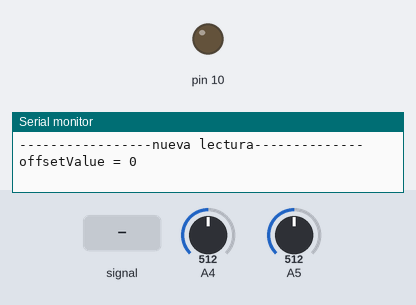
The sketch below on a simulated Arduino Uno, built with avr-gcc and run on an emulated ATmega328P. Shown: output pins drawn as LEDs (lit = HIGH), the last lines printed to the serial monitor. The inputs (shaded band) are chosen by the test bench; at power-on: A4 = 512, A5 = 512.

Above: at 1.2 s.
1.3 s: A4 set to 0
At 4.77 s:
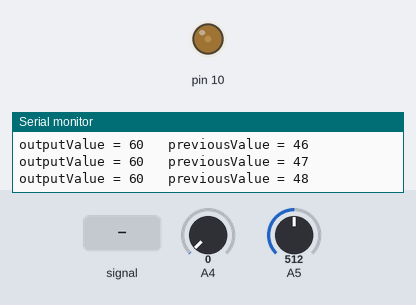
5.1 s: A4 set to 511
At 18.5 s:
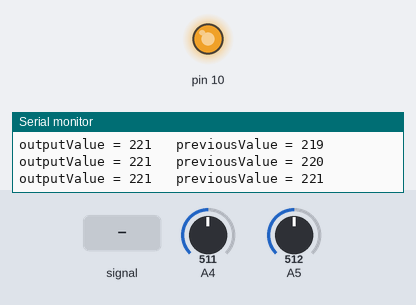
18.7 s: A4 fed a 2 Hz sine of ±306 counts around its level
Timing chart, 0 to 29.4 s (numbered marks = the images above; inputs shaded):
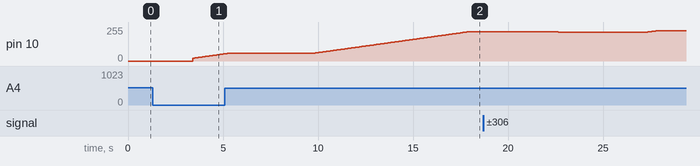

The sketch:

Dimming2306p.ino
```cpp
/*
programa diseñado para EFIS500 control automatico de dimming con otodiodo esd1-e
12/07/2018
by: JasaVM to: REDCorp.

+se agrega tomar X muestras y sacar promedio para evitar variaciones y sea
mas constante la indicacion...
+se agrega promedio de promedios
+se agrega potenciometro de ajuste para offset
+se toman limites infeior y superior
 */

#define MUESTRAS 100

// These constants won't change.  They're used to give names
// to the pins used:
int previousValue = 21;  //Value previous
int Sig = 0;  //para indicar si es valor ascendente o descendente
boolean Ven = false;

long sum = 0;
long sumap = 0;
int arrayM[MUESTRAS];
int promedio[MUESTRAS];

int offsetValue ;

void setup() {
  // initialize serial communications at 9600 bps:
  Serial.begin(9600);
    pinMode(10, OUTPUT);
    for(int i = 0; i < MUESTRAS; i++)
      arrayM[i] = 0;
}

void loop() {
  Serial.print("-----------------nueva lectura--------------");
  //read the offset in Pin A2 and add with the value outputValue

  analogReference(DEFAULT);
   delay(100);
  offsetValue = map(analogRead(A5),0,1023,-25,25);
  offsetValue = map(analogRead(A5),0,1023,-25,25);
  offsetValue = map(analogRead(A5),0,1023,-25,25);

  Serial.print("\toffsetValue = ");   Serial.println(offsetValue);

    analogReference(EXTERNAL);
   delay(100);
    //bucle for to obtain average
    for(int k = 0; k < MUESTRAS; k++){
        for(int i = 0; i < MUESTRAS; i++){
            arrayM[i] = analogRead(A4);
            arrayM[i] = analogRead(A4);
            arrayM[i] = analogRead(A4);
            //Serial.print(" arrayM["); Serial.print(i);Serial.print("] = ");
            //Serial.println(arrayM[i]);
        }

        sum = 0;
        for(int i= 0; i < MUESTRAS; i++){
          sum = sum + arrayM[i];
        }
       // Serial.print(" sum = ");   Serial.println(sum);

        promedio[k] = sum / MUESTRAS;
        //Serial.print("--> promedio[");Serial.print(k);Serial.print("] = ");
        //Serial.println(promedio[k]);
    }

  //add averages
  sumap = 0;
  for(int i = 0; i < MUESTRAS; i++)
      sumap = sumap + promedio[i];
  //Serial.print(" --> suma promedios = ");   Serial.println(sumap);

// average of average
  sumap = sumap / MUESTRAS;
  //Serial.print("-----> promedio de promedios = ");Serial.println(sumap);

  // map it to the range of the analog out:
  int outputValue = map(sumap, 90, 580, 20, 255);
  outputValue += offsetValue;       //adjust with offset value

  int tot = (outputValue - previousValue);
  Sig = (abs(tot)/tot);

    Serial.print("  previousValue = ");   Serial.print(previousValue);
    Serial.print("\t ***outputValue = ");   Serial.print(outputValue);

    Serial.print("***\t Sig = ");   Serial.print(Sig);
    Serial.print("\t tot = ");   Serial.println(tot);
    //delay (1000);

        while ( previousValue < outputValue || previousValue > outputValue ){

                previousValue = previousValue + Sig;
                analogWrite(10, previousValue);
                //if is more lower than 3, output PWM is max value and break function
                if (previousValue < 3){
                  analogWrite(10, 2);
                break;
                }
                //if is more greather than 255, output PWM is max value and break function
                  if (previousValue > 255){
                      analogWrite(10, 255);
                      break;
                  }

                  Serial.print("outputValue = ");
                  Serial.print(outputValue);
                  Serial.print("\t previousValue = ");
                  Serial.println(previousValue);
                  delay(50);
                   Ven = true;
        }
        delay(1000);
  if (Ven){
    previousValue = outputValue;
    Ven = false;
  }
}
```
